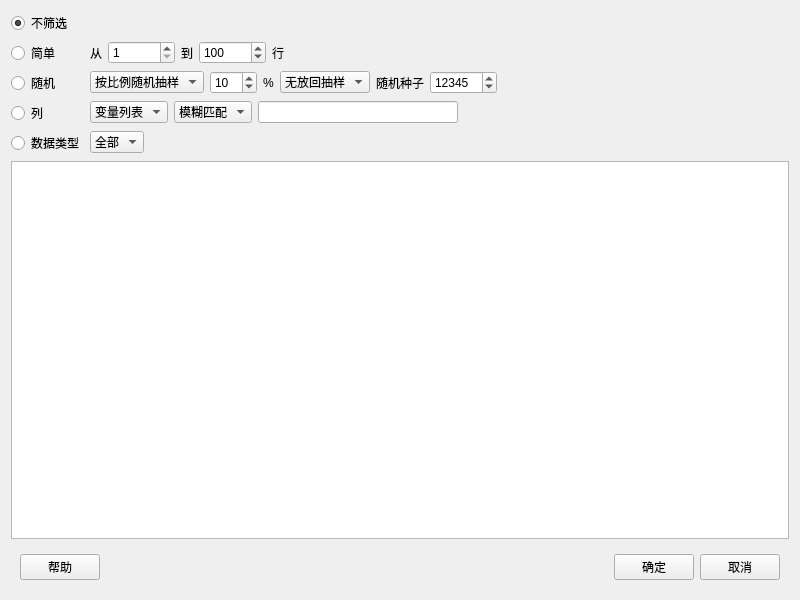
<?xml version="1.0" encoding="UTF-8"?>
<ui version="4.0">
 <class>Form</class>
 <widget class="QWidget" name="Form">
  <property name="geometry">
   <rect>
    <x>0</x>
    <y>0</y>
    <width>800</width>
    <height>600</height>
   </rect>
  </property>
  <property name="windowTitle">
   <string>数据筛选</string>
  </property>
  <layout class="QVBoxLayout" name="verticalLayout">
   <item>
    <layout class="QFormLayout" name="formLayout">
     <item row="0" column="0">
      <widget class="QRadioButton" name="radioButton_no_filter">
       <property name="text">
        <string>不筛选</string>
       </property>
       <property name="checked">
        <bool>true</bool>
       </property>
      </widget>
     </item>
     <item row="1" column="0">
      <widget class="QRadioButton" name="radioButton_simple">
       <property name="text">
        <string>简单</string>
       </property>
      </widget>
     </item>
     <item row="1" column="1">
      <layout class="QHBoxLayout" name="horizontalLayout_3">
       <item>
        <widget class="QLabel" name="label">
         <property name="text">
          <string>从</string>
         </property>
        </widget>
       </item>
       <item>
        <widget class="QSpinBox" name="spinBox_start">
         <property name="minimum">
          <number>1</number>
         </property>
         <property name="maximum">
          <number>999999999</number>
         </property>
        </widget>
       </item>
       <item>
        <widget class="QLabel" name="label_2">
         <property name="text">
          <string>到</string>
         </property>
        </widget>
       </item>
       <item>
        <widget class="QSpinBox" name="spinBox_end">
         <property name="maximum">
          <number>999999999</number>
         </property>
         <property name="value">
          <number>100</number>
         </property>
        </widget>
       </item>
       <item>
        <widget class="QLabel" name="label_3">
         <property name="text">
          <string>行</string>
         </property>
        </widget>
       </item>
       <item>
        <spacer name="horizontalSpacer_5">
         <property name="orientation">
          <enum>Qt::Horizontal</enum>
         </property>
         <property name="sizeHint" stdset="0">
          <size>
           <width>40</width>
           <height>20</height>
          </size>
         </property>
        </spacer>
       </item>
      </layout>
     </item>
     <item row="2" column="0">
      <widget class="QRadioButton" name="radioButton_random">
       <property name="text">
        <string>随机</string>
       </property>
      </widget>
     </item>
     <item row="2" column="1">
      <layout class="QHBoxLayout" name="horizontalLayout">
       <item>
        <widget class="QComboBox" name="comboBox_random">
         <item>
          <property name="text">
           <string>按比例随机抽样</string>
          </property>
         </item>
         <item>
          <property name="text">
           <string>按行数随机抽样</string>
          </property>
         </item>
        </widget>
       </item>
       <item>
        <widget class="QSpinBox" name="spinBox_random">
         <property name="maximum">
          <number>100</number>
         </property>
         <property name="value">
          <number>10</number>
         </property>
        </widget>
       </item>
       <item>
        <widget class="QLabel" name="label_random">
         <property name="text">
          <string>%</string>
         </property>
        </widget>
       </item>
       <item>
        <widget class="QComboBox" name="comboBox_replace">
         <item>
          <property name="text">
           <string>无放回抽样</string>
          </property>
         </item>
         <item>
          <property name="text">
           <string>有放回抽样</string>
          </property>
         </item>
        </widget>
       </item>
       <item>
        <widget class="QLabel" name="label_4">
         <property name="text">
          <string>随机种子</string>
         </property>
        </widget>
       </item>
       <item>
        <widget class="QSpinBox" name="spinBox_random_state">
         <property name="maximum">
          <number>999999999</number>
         </property>
         <property name="value">
          <number>12345</number>
         </property>
        </widget>
       </item>
       <item>
        <spacer name="horizontalSpacer_3">
         <property name="orientation">
          <enum>Qt::Horizontal</enum>
         </property>
         <property name="sizeHint" stdset="0">
          <size>
           <width>40</width>
           <height>20</height>
          </size>
         </property>
        </spacer>
       </item>
      </layout>
     </item>
     <item row="3" column="0">
      <widget class="QRadioButton" name="radioButton_column">
       <property name="text">
        <string>列</string>
       </property>
      </widget>
     </item>
     <item row="3" column="1">
      <layout class="QHBoxLayout" name="horizontalLayout_2">
       <item>
        <widget class="QComboBox" name="comboBox_columns">
         <item>
          <property name="text">
           <string>变量列表</string>
          </property>
         </item>
        </widget>
       </item>
       <item>
        <widget class="QComboBox" name="comboBox_col_condition">
         <item>
          <property name="text">
           <string>模糊匹配</string>
          </property>
         </item>
         <item>
          <property name="text">
           <string>in</string>
          </property>
         </item>
         <item>
          <property name="text">
           <string>not in</string>
          </property>
         </item>
         <item>
          <property name="text">
           <string>=</string>
          </property>
         </item>
         <item>
          <property name="text">
           <string>&gt;</string>
          </property>
         </item>
         <item>
          <property name="text">
           <string>&gt;=</string>
          </property>
         </item>
         <item>
          <property name="text">
           <string>&lt;</string>
          </property>
         </item>
         <item>
          <property name="text">
           <string>&lt;=</string>
          </property>
         </item>
        </widget>
       </item>
       <item>
        <widget class="QLineEdit" name="lineEdit_col_find">
         <property name="maximumSize">
          <size>
           <width>200</width>
           <height>16777215</height>
          </size>
         </property>
         <property name="text">
          <string/>
         </property>
        </widget>
       </item>
       <item>
        <spacer name="horizontalSpacer_4">
         <property name="orientation">
          <enum>Qt::Horizontal</enum>
         </property>
         <property name="sizeHint" stdset="0">
          <size>
           <width>13</width>
           <height>20</height>
          </size>
         </property>
        </spacer>
       </item>
      </layout>
     </item>
     <item row="4" column="0">
      <widget class="QRadioButton" name="radioButton_dtype">
       <property name="text">
        <string>数据类型</string>
       </property>
      </widget>
     </item>
     <item row="4" column="1">
      <layout class="QHBoxLayout" name="horizontalLayout_5">
       <item>
        <widget class="QComboBox" name="comboBox_dtype">
         <item>
          <property name="text">
           <string>全部</string>
          </property>
         </item>
        </widget>
       </item>
       <item>
        <spacer name="horizontalSpacer_6">
         <property name="orientation">
          <enum>Qt::Horizontal</enum>
         </property>
         <property name="sizeHint" stdset="0">
          <size>
           <width>13</width>
           <height>20</height>
          </size>
         </property>
        </spacer>
       </item>
      </layout>
     </item>
    </layout>
   </item>
   <item>
    <widget class="QTableWidget" name="tableWidget_dataset"/>
   </item>
   <item>
    <widget class="QWidget" name="widget" native="true">
     <layout class="QHBoxLayout" name="horizontalLayout_6">
      <item>
       <widget class="QPushButton" name="pushButton_help">
        <property name="text">
         <string>帮助</string>
        </property>
       </widget>
      </item>
      <item>
       <spacer name="horizontalSpacer">
        <property name="orientation">
         <enum>Qt::Horizontal</enum>
        </property>
        <property name="sizeHint" stdset="0">
         <size>
          <width>40</width>
          <height>20</height>
         </size>
        </property>
       </spacer>
      </item>
      <item>
       <widget class="QPushButton" name="pushButton_ok">
        <property name="text">
         <string>确定</string>
        </property>
       </widget>
      </item>
      <item>
       <widget class="QPushButton" name="pushButton_cancel">
        <property name="text">
         <string>取消</string>
        </property>
       </widget>
      </item>
     </layout>
    </widget>
   </item>
  </layout>
 </widget>
 <resources/>
 <connections/>
</ui>
